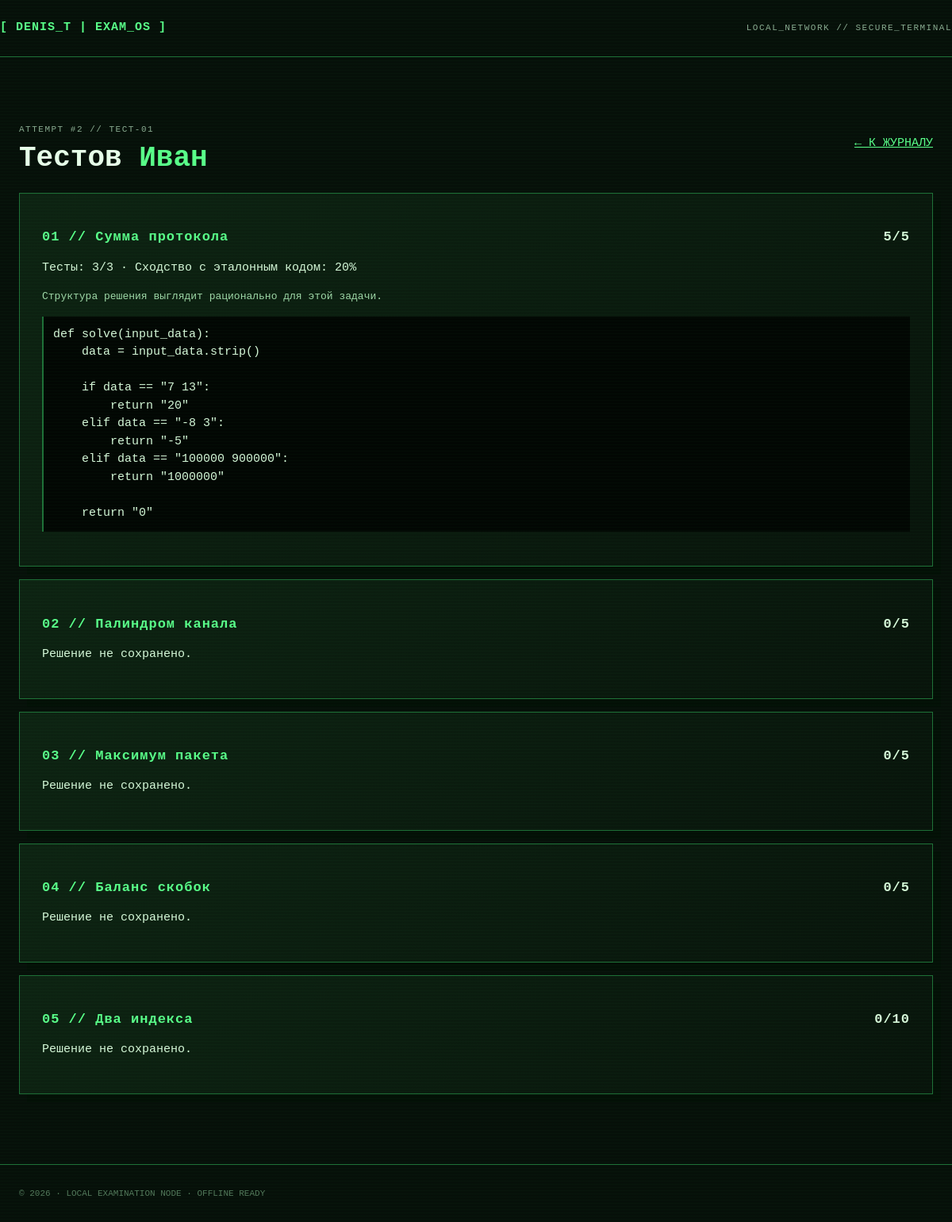
Screenshot of /admin/attempt/2 (signed in) with the database file from the repository.
### tables this page shows
CREATE TABLE attempts (
          id INTEGER PRIMARY KEY, group_name TEXT NOT NULL, first_name TEXT NOT NULL,
          last_name TEXT NOT NULL, language TEXT NOT NULL, started_at TEXT NOT NULL,
          expires_at TEXT NOT NULL, submitted_at TEXT, total_score INTEGER DEFAULT 0
        );

CREATE TABLE solutions (
          attempt_id INTEGER NOT NULL, task_id INTEGER NOT NULL, code TEXT NOT NULL,
          passed INTEGER DEFAULT 0, total INTEGER DEFAULT 0, score INTEGER DEFAULT 0,
          efficiency TEXT DEFAULT '', similarity INTEGER DEFAULT 0, updated_at TEXT NOT NULL,
          PRIMARY KEY (attempt_id, task_id)
        );

### server.py (the view)
@app.route("/admin/attempt/<int:attempt_id>")
def admin_attempt(attempt_id):
    if not session.get("admin"): return redirect(url_for("admin"))
    with db() as con:
        attempt = con.execute("SELECT * FROM attempts WHERE id=?", (attempt_id,)).fetchone()
        records = con.execute("SELECT * FROM solutions WHERE attempt_id=? ORDER BY task_id", (attempt_id,)).fetchall()
    if not attempt: return "Не найдено", 404
    return render_template("admin_attempt.html", attempt=attempt, records=records, tasks=TASKS)

### server.py (called while the page is built)
def db():
    con = sqlite3.connect(DB_PATH)
    con.row_factory = sqlite3.Row
    return con

### templates/admin_attempt.html
{% extends 'base.html' %}{% block content %}<div class="exam-head"><div><p class="eyebrow">ATTEMPT #{{attempt['id']}} // {{attempt['group_name']}}</p><h1>{{attempt['last_name']}} <em>{{attempt['first_name']}}</em></h1></div><a class="text-link" href="/admin/dashboard">← К ЖУРНАЛУ</a></div>{% for task in tasks %}{% set row = records|selectattr('task_id','equalto',task.id)|list|first %}<section class="panel admin-code"><h2>0{{task.id}} // {{task.title}} <span>{{row['score'] if row else 0}}/{{task.points}}</span></h2>{% if row %}<p>Тесты: {{row['passed']}}/{{row['total']}} · Сходство с эталонным кодом: {{row['similarity']}}%</p><p class="hint">{{row['efficiency']}}</p><pre>{{row['code']}}</pre>{% else %}<p>Решение не сохранено.</p>{% endif %}</section>{% endfor %}{% endblock %}

### static/style.css (style rules this page uses)
:root { --green:#59ff89;--deep:#061009;--panel:#0a1b0e;--line:#1e7037;--muted:#8aab91;--red:#ff5364 }
* { box-sizing:border-box }
body { margin:0;background:var(--deep);color:#d5f8d8;font:15px/1.5 "Courier New",monospace;min-height:100vh }
.status,.eyebrow { font-size:11px;color:var(--muted);letter-spacing:1.5px }
h1 { font-size:clamp(34px,6vw,72px);line-height:.94;margin:12px 0 20px;color:#e7ffe9 }
h1 em { color:var(--green);font-style:normal }
h2 { font-size:17px;color:var(--green);letter-spacing:1px }
.panel { background:linear-gradient(135deg,#0d2312,#08140b);border:1px solid var(--line);padding:28px;box-shadow:10px 10px 0 #031006 }
.text-link,a { color:var(--green) }
.exam-head { display:flex;justify-content:space-between;align-items:center;margin-bottom:24px;gap:15px }
.exam-head h1 { font-size:36px;margin:3px 0 }
.task-info pre,.admin-code pre { white-space:pre-wrap;background:#020703;padding:12px;border-left:2px solid var(--line);overflow:auto }
.hint { color:#9ed7a7;font-size:13px }
.admin-code { margin-bottom:16px }
.admin-code h2 span { float:right;color:#d5f8d8 }

### rows the page displays
attempts: id "2", group_name "ТЕСТ-01", last_name "Тестов", first_name "Иван"
solutions: score "5", passed "3", total "3", similarity "20", efficiency "Структура решения выглядит рационально для этой задачи.", code "def solve(input_data): data = input_data.strip() if data == \"7 13\": return \"20\" elif data == \"-8 3\": return \"-5\" elif data == \"100000 900000\": return \"1000000\" return \"0\""

### other values shown
{{ task.id }} "1" "2" "3" "4" "5"
{{ task.title }} "Сумма протокола" "Палиндром канала" "Максимум пакета" "Баланс скобок" "Два индекса"
{{ task.points }} "5" "5" "5" "5" "10"
{{ row['score'] if row else 0 }} "0" "0" "0" "0"
